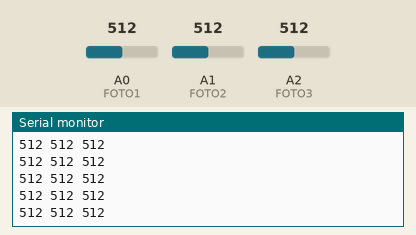
Simulated run of this sketch. Board: Arduino Uno, built with avr-gcc and run on an emulated ATmega328P. Shown: the last lines printed to the serial monitor. Inputs (shaded band) come from the test bench; at power-on: A0 (FOTO1) = 512, A1 (FOTO2) = 512, A2 (FOTO3) = 512.

Above: at 1.2 s.
1.3 s: A0 (FOTO1) set to 716
At 1.44 s:
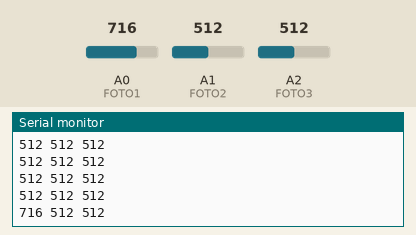
2.8 s: A1 (FOTO2) set to 716
At 2.81 s:
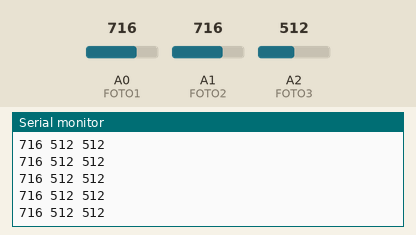
4.3 s: A2 (FOTO3) set to 716
At 4.35 s:
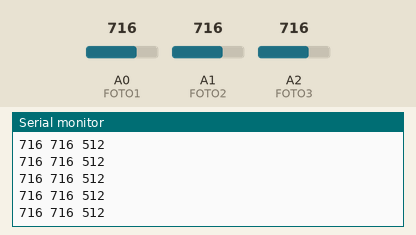
5.8 s: A0 (FOTO1) set to 900
At 5.81 s:
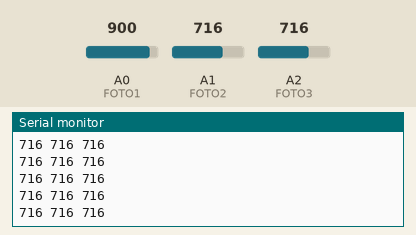
7.3 s: A1 (FOTO2) set to 900
At 7.34 s:
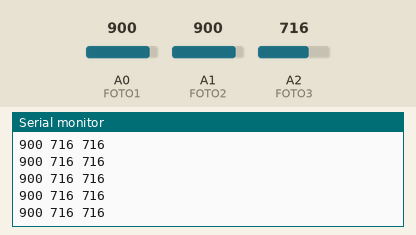
8.8 s: A2 (FOTO3) set to 900
At 8.8 s:
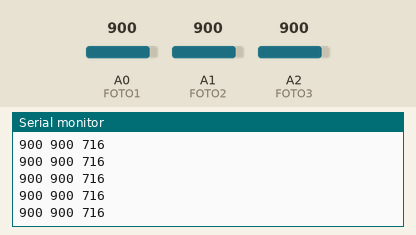
Timing chart, 0 to 11.3 s (numbered marks = the images above; inputs shaded):
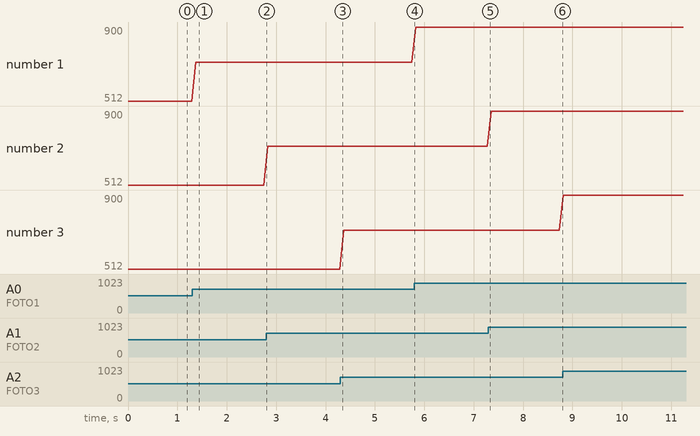

The sketch:

multisensortest.ino
```cpp
/*
  #include "DHT.h"
  const int DHTPIN = 2;
  #define DHTTYPE DHT11

  DHT dht(DHTPIN, DHTTYPE);
*/

const int FOTO1 = A0;
const int FOTO2 = A1;
const int FOTO3 = A2;

void setup() {
  Serial.begin(115200);
  //  dht.begin();
}

void loop() {
  /*
    float h = dht.readHumidity();
    float t = dht.readTemperature();
    if (isnan(h) || isnan(t)) {
    Serial.println("Fehler beim auslesen des Sensors!");
    return;
    }
  */
  Serial.print(analogRead(FOTO1));
  Serial.print(" ");
  Serial.print(analogRead(FOTO2));
  Serial.print(" ");
  Serial.print(analogRead(FOTO3));
  /*
    Serial.print(h);
    Serial.print(" ");
    Serial.print(t);
  */
  Serial.println();
  delay(80);
}
```

Measured:
- after the input at 1.3 s, the serial monitor: prints a new line after 0.08 s (image 1)
- plotted number 1: 512 → 716 after the input at 1.3 s, 716 → 900 after the input at 5.8 s
